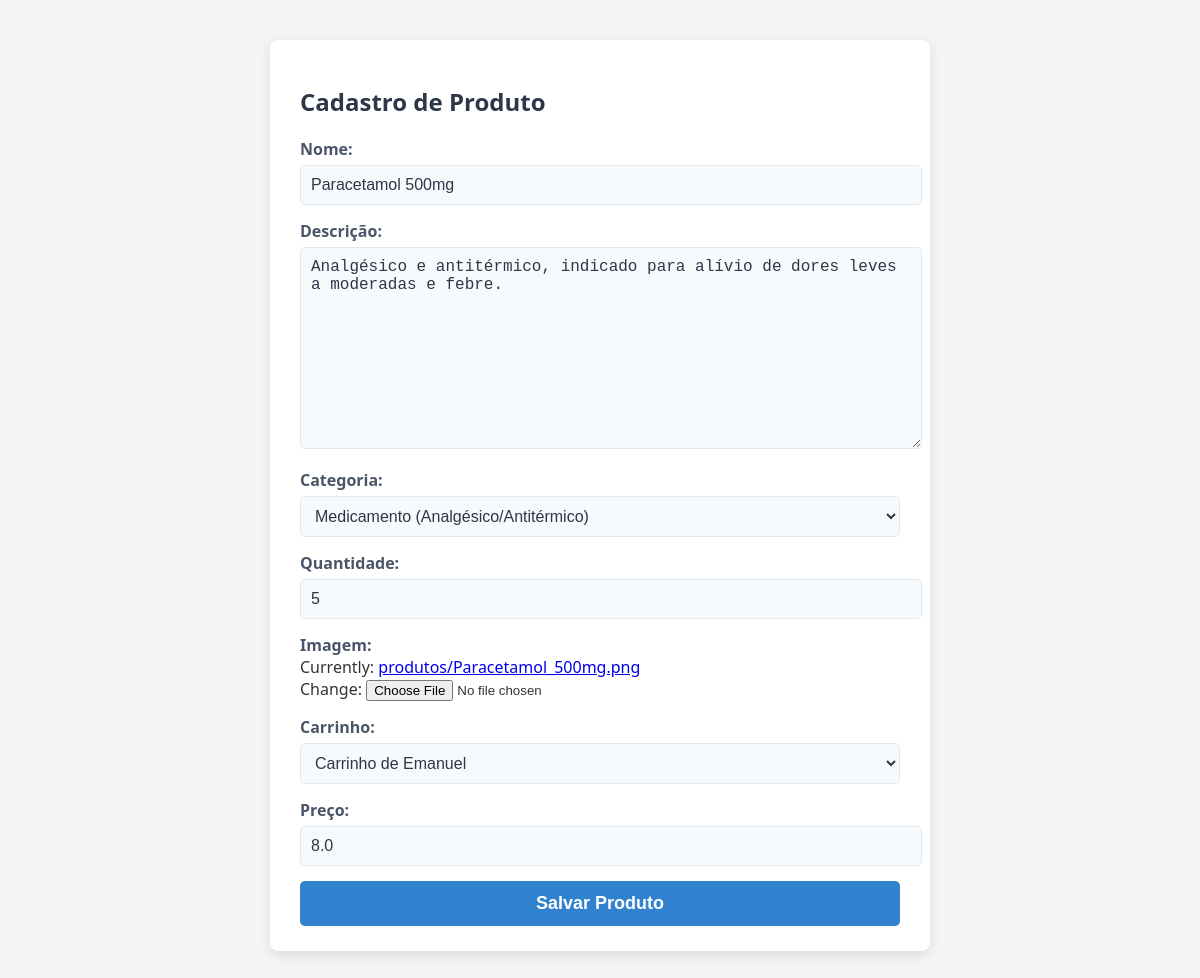
The app's page /editar_produto/3 with its own data.
### produtos/models.py (models this page shows, shortened)
class Produto(models.Model):
    nome = models.CharField(max_length=100)
    descricao = models.TextField()
    preco = models.FloatField()
    imagem = models.ImageField(upload_to='produtos/')
    carrinho = models.ForeignKey(Carrinho, on_delete=models.CASCADE, null=True, related_name='itens')
    quantidade = models.IntegerField(default=0)
    categoria = models.ForeignKey(Categoria, on_delete=models.CASCADE, null=True)

### produtos/views.py (the view)
# urls.py: path('editar_produto/<int:produto_id>', views.editar_produto, name='editar_produto'),
def editar_produto(request, produto_id):
    produto = Produto.objects.get(id=produto_id)
    if request.method == 'POST':
        form = ProdutoForm(request.POST, request.FILES, instance=produto)
        if form.is_valid():
            form.save()
            return redirect('criar_produto')
    else:
        form = ProdutoForm(instance=produto)
    return render(request, 'produtos/criar_produto.html', {'form': form})

### produtos/forms.py
class ProdutoForm(forms.ModelForm):
    class Meta:
        model = Produto
        fields = ['nome', 'descricao', 'categoria', 'quantidade', 'imagem','carrinho', 'preco']

### produtos/models.py (called while the page is built)
    def __str__(self):
        return self.nome

    def __str__(self):
        return f"Carrinho de {self.cliente.username}"

### produtos/templates/produtos/criar_produto.html (shortened to what this page needs)
<!DOCTYPE html>
<html lang="pt">
<head>
</head>
<body>
    <div class="form-container">
        <form enctype="multipart/form-data" action="" method="post" class="product-form">
            <h2>Cadastro de Produto</h2>
            <div class="form-group">
                <label for="nome">Nome:</label>
                {{ form.nome }}
            </div>
            <div class="form-group">
                <label for="descricao">Descrição:</label>
                {{ form.descricao }}
            </div>
            <div class="form-group">
                <label for="categoria">Categoria:</label>
                {{ form.categoria }}
            </div>
            <div class="form-group">
                <label for="quantidade">Quantidade:</label>
                {{ form.quantidade }}
            </div>
            <div class="form-group">
                <label for="imagem">Imagem:</label>
                {{ form.imagem }}
            </div>
            <div class="form-group">
                <label for="carrinho">Carrinho:</label>
                {{ form.carrinho }}
            </div>
            <div class="form-group">
                <label for="preco">Preço:</label>
                {{ form.preco }}
            </div>
            <button type="submit" class="submit-button">Salvar Produto</button>
        </form>
    </div>
</body>
</html>

### produtos/templates/produtos/criar_produto.html (style rules this page uses)
body { font-family: 'Segoe UI', Tahoma, Geneva, Verdana, sans-serif; background-color: #f3f4f6; color: #333; margin: 0; padding: 0; }
h2 { color: #2d3748; }
.form-container { max-width: 600px; margin: 40px auto; background-color: #ffffff; padding: 25px 30px; border-radius: 8px; box-shadow: 0 4px 12px rgba(0, 0, 0, 0.1); }
.form-container h2 { font-size: 24px; margin-bottom: 20px; font-weight: 600; }
.form-group { margin-bottom: 15px; }
.form-group label { display: block; font-weight: 600; color: #4a5568; }
.form-group input[type="text"], .form-group input[type="number"], .form-group textarea, .form-group select { width: 100%; padding: 10px; border: 1px solid #e2e8f0; border-radius: 5px; font-size: 16px; color: #2d3748; background-color: #f7fafc; margin-top: 5px; }
.submit-button { width: 100%; padding: 12px; font-size: 18px; font-weight: 600; color: #ffffff; background-color: #3182ce; border: none; border-radius: 5px; cursor: pointer; transition: background-color 0.3s; }

### records on screen
Produto: nome "Paracetamol 500mg", descricao "Analgésico e antitérmico, indicado para alívio de dores leves a moderadas e febre.", categoria "Medicamento (Analgésico/Antitérmico)", quantidade "5", carrinho "Carrinho de Emanuel", preco "8.0"
